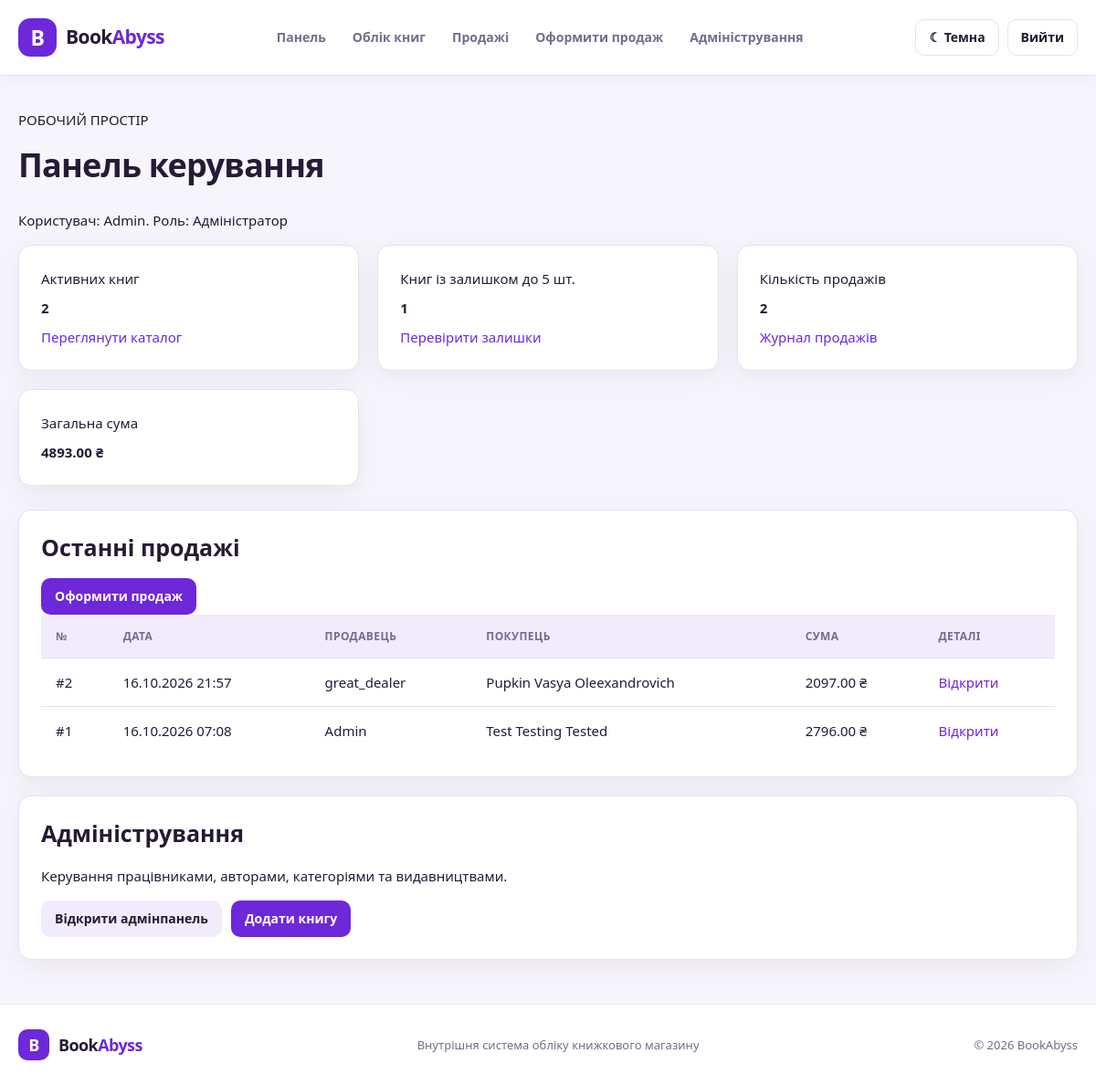
The page /dashboard/ (signed in) on the database its author committed.
### books/models.py (models this page shows, shortened)
class Sale(models.Model):
    seller = models.ForeignKey(
        settings.AUTH_USER_MODEL,
        on_delete=models.PROTECT,
        related_name="sales",
        verbose_name="Продавець"
    )
    customer = models.ForeignKey(
        Customer, on_delete=models.SET_NULL,
        null=True, blank=True,
        verbose_name="Покупець"
    )
    sold_at = models.DateTimeField(
        "Дата продажу", auto_now_add=True
    )
    total_amount = models.DecimalField(
        "Загальна сума", max_digits=12,
        decimal_places=2, default=0
    )
    class Meta:
        verbose_name = "Продаж"
        verbose_name_plural = "Продажі"

class Customer(models.Model):
    full_name = models.CharField("ПІБ покупця", max_length=180)
    phone = models.CharField("Телефон", max_length=30, blank=True)
    email = models.EmailField("Електронна пошта", blank=True)
    def __str__(self):
        return self.full_name
    class Meta:
        verbose_name = "Покупець"
        verbose_name_plural = "Покупці"

### books/views.py (the view)
# urls.py: path("dashboard/", DashboardTemplateView.as_view(), name="dashboard"),
class DashboardTemplateView(LoginRequiredMixin, TemplateView):
    template_name = 'books/dashboard.html'
    def get_context_data(self, **kwargs):
        context = super().get_context_data(**kwargs)
        user = self.request.user
        is_administrator = is_admin(user)
        active_books = Book.objects.filter(is_active= True)
        sales = (
            Sale.objects
                .select_related('seller', 'customer')
                .prefetch_related('items__book')
        )
        if not is_administrator:
            sales = sales.filter(seller= user)
        sales_stats = sales.aggregate(
            total = Sum('total_amount')
        )
        context.update({
            "is_administrator": is_administrator,
            "book_count": active_books.count(),
            "low_stock_count": active_books.filter(
                stock_quantity__lte=5
            ).count(),
            "sales_count": sales.count(),
            "sales_total": (
                    sales_stats["total"] or Decimal("0.00")
            ),
            "recent_sales": sales.order_by("-pk")[:8],
        })
        return context

### books/views.py (called while the page is built)
def is_admin(user):
    return user.is_authenticated and (
        user.is_superuser or user.is_staff
    )

### books/templates/books/dashboard.html (shortened to what this page needs)
{% extends "base.html" %}
{% block content %}
<section class="page-heading">
    <div>
        <p class="eyebrow">РОБОЧИЙ ПРОСТІР</p>
        <h1>Панель керування</h1>
        <p class="subheading">
            Користувач: {{ user.username }}.
            Роль:
            {% if is_administrator %}
                Адміністратор
            {% else %}
                Продавець
            {% endif %}
        </p>
    </div>
</section>
<div class="stats-grid">
    <div class="stat-card">
        <span>Активних книг</span>
        <strong>{{ book_count }}</strong>
        <a href="{% url 'book_list' %}">Переглянути каталог</a>
    </div>
    <div class="stat-card">
        <span>Книг із залишком до 5 шт.</span>
        <strong>{{ low_stock_count }}</strong>
        <a href="{% url 'book_list' %}">Перевірити залишки</a>
    </div>
    <div class="stat-card">
        <span>Кількість продажів</span>
        <strong>{{ sales_count }}</strong>
        <a href="{% url 'sales_list' %}">Журнал продажів</a>
    </div>
    <div class="stat-card">
        <span>Загальна сума</span>
        <strong>{{ sales_total|floatformat:2 }} ₴</strong>
    </div>
</div>
<section class="panel">
    <div class="panel-heading">
        <h2>Останні продажі</h2>
        <a class="button" href="{% url 'sale_create' %}">
            Оформити продаж
        </a>
    </div>
    <div class="table-wrap">
        <table>
            <thead>
                <tr>
                    <th>№</th>
                    <th>Дата</th>
                    <th>Продавець</th>
                    <th>Покупець</th>
                    <th>Сума</th>
                    <th>Деталі</th>
                </tr>
            </thead>
            <tbody>
                {% for sale in recent_sales %}
                    <tr>
                        <td>#{{ sale.pk }}</td>
                        <td>{{ sale.sold_at|date:"d.m.Y H:i" }}</td>
                        <td>{{ sale.seller.username }}</td>
                        <td>{{ sale.customer|default:"—" }}</td>
                        <td>{{ sale.total_amount|floatformat:2 }} ₴</td>
                        <td>
                            <a href="{% url 'sale_detail' sale.pk %}">
                                Відкрити
                            </a>
                        </td>
                    </tr>
                {% empty %}
                    <tr>
                        <td colspan="6">Продажів поки немає.</td>
                    </tr>
                {% endfor %}
            </tbody>
        </table>
    </div>
</section>
{% if is_administrator %}
    <section class="panel">
        <h2>Адміністрування</h2>
        <p class="muted">
            Керування працівниками, авторами, категоріями
            та видавництвами.
        </p>
        <div class="actions">
            <a class="button button-secondary" href="/admin/">
                Відкрити адмінпанель
            </a>
            <a class="button" href="{% url 'book_create' %}">
                Додати книгу
            </a>
        </div>
    </section>
{% endif %}
{% endblock %}

### books/static/books/style.css (style rules this page uses)
:root { color-scheme: light; --bg: #f7f5fc; --surface: #ffffff; --surface-hover: #f1ebfc; --text: #251b35; --muted: #776b8c; --border: #e7e0f1; --accent: #6d28d9; --accent-hover: #5b21b6; --accent-soft: #ede5ff; --success: #16845b; --success-bg: #e6f7ef; --danger: #c62848; --danger-bg: #fff0f2; --warning: #98620b; --warning-bg: #fff6df; --shadow: 0 8px 28px rgba(54, 30, 87, 0.07); --radius: 14px; --container-width: 1200px; }
* { box-sizing: border-box; }
html { min-height: 100%; scroll-behavior: smooth; }
body { min-height: 100vh; margin: 0; display: flex; flex-direction: column; background: var(--bg); color: var(--text); font-family: "Segoe UI", Arial, sans-serif; font-size: 15px; line-height: 1.6; transition: background-color 0.2s ease, color 0.2s ease; }
a { color: var(--accent); text-decoration: none; }
.theme-toggle, .button { min-height: 40px; display: inline-flex; align-items: center; justify-content: center; gap: 7px; padding: 9px 14px; border: 1px solid transparent; border-radius: 10px; font-size: 14px; font-weight: 700; line-height: 1.3; text-align: center; white-space: nowrap; transition: background-color 0.2s ease, border-color 0.2s ease, color 0.2s ease; }
.button { background: var(--accent); color: #ffffff; }
.button-secondary { background: var(--surface-hover); color: var(--text); }
.main-content > *:first-child { margin-top: 0; }
h1, h2, h3, h4 { margin-top: 0; color: var(--text); line-height: 1.3; }
h1 { margin-bottom: 24px; font-size: clamp(27px, 3vw, 36px); letter-spacing: -0.8px; }
h2 { margin-bottom: 18px; font-size: 25px; }
p { margin-top: 0; }
.card, .panel, .form-card, .stat-card { min-width: 0; padding: 24px; border: 1px solid var(--border); border-radius: var(--radius); background: var(--surface); box-shadow: var(--shadow); }
.card + .card, .panel + .panel { margin-top: 20px; }
.stats-grid, .dashboard-grid, .cards-grid { display: grid; grid-template-columns: repeat(3, minmax(0, 1fr)); gap: 20px; margin-bottom: 26px; }
.stat-card { display: flex; flex-direction: column; gap: 8px; }
.actions, .button-group { display: flex; align-items: center; flex-wrap: wrap; gap: 10px; }
table { width: 100%; border-collapse: collapse; text-align: left; }
th, td { padding: 14px 16px; border-bottom: 1px solid var(--border); vertical-align: middle; }
th { background: var(--surface-hover); color: var(--muted); font-size: 12px; font-weight: 800; letter-spacing: 0.4px; text-transform: uppercase; white-space: nowrap; }
td { overflow-wrap: anywhere; }
tbody tr { transition: background-color 0.15s ease; }
tbody tr:last-child td { border-bottom: 0; }

### rows shown on the page
Sale: pk "2", sold_at "16.10.2026 21:57", seller.username "great_dealer", customer "Pupkin Vasya Oleexandrovich", total_amount "2097.00"
Sale: pk "1", sold_at "16.10.2026 07:08", seller.username "Admin", customer "Test Testing Tested", total_amount "2796.00"

### other values the page prints
{{ user.username }} "Admin"
{{ book_count }} "2"
{{ low_stock_count }} "1"
{{ sales_count }} "2"
{{ sales_total|floatformat:2 }} "4893.00"
